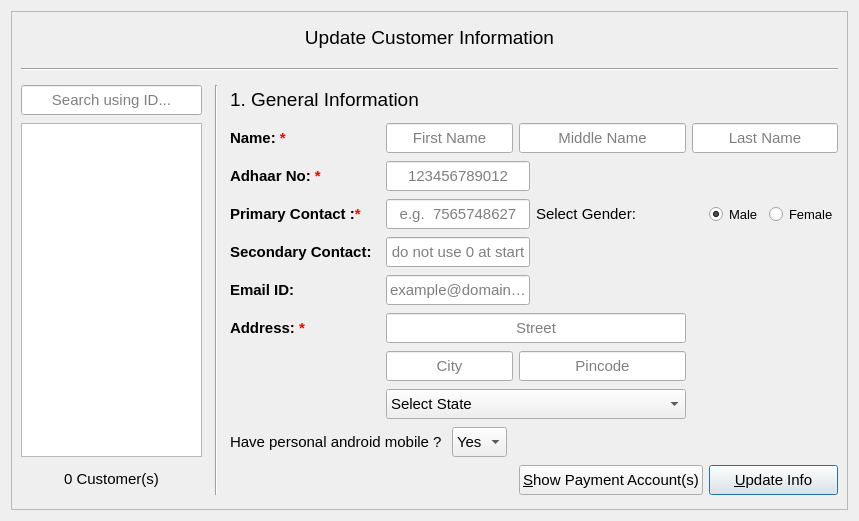
<?xml version="1.0" encoding="UTF-8"?>
<ui version="4.0">
 <class>GeneralUpdate</class>
 <widget class="QWidget" name="GeneralUpdate">
  <property name="geometry">
   <rect>
    <x>0</x>
    <y>0</y>
    <width>859</width>
    <height>521</height>
   </rect>
  </property>
  <property name="windowTitle">
   <string>Customer Detail Window</string>
  </property>
  <layout class="QGridLayout" name="gridLayout">
   <item row="0" column="0">
    <widget class="QScrollArea" name="scrollArea">
     <property name="widgetResizable">
      <bool>true</bool>
     </property>
     <widget class="QWidget" name="scrollAreaWidgetContents">
      <property name="geometry">
       <rect>
        <x>0</x>
        <y>0</y>
        <width>839</width>
        <height>501</height>
       </rect>
      </property>
      <layout class="QGridLayout" name="gridLayout_2">
       <item row="0" column="0" colspan="11">
        <widget class="QLabel" name="titleLabel">
         <property name="sizePolicy">
          <sizepolicy hsizetype="Preferred" vsizetype="Fixed">
           <horstretch>0</horstretch>
           <verstretch>0</verstretch>
          </sizepolicy>
         </property>
         <property name="minimumSize">
          <size>
           <width>0</width>
           <height>30</height>
          </size>
         </property>
         <property name="maximumSize">
          <size>
           <width>16777215</width>
           <height>30</height>
          </size>
         </property>
         <property name="font">
          <font>
           <pointsize>14</pointsize>
          </font>
         </property>
         <property name="text">
          <string>&lt;html&gt;&lt;center&gt;&lt;p&gt;Update Customer Information&lt;/p&gt;&lt;/center&gt;&lt;/html&gt;</string>
         </property>
         <property name="buddy">
          <cstring>scrollArea</cstring>
         </property>
        </widget>
       </item>
       <item row="1" column="0" colspan="11">
        <widget class="Line" name="hline">
         <property name="sizePolicy">
          <sizepolicy hsizetype="Preferred" vsizetype="Fixed">
           <horstretch>0</horstretch>
           <verstretch>0</verstretch>
          </sizepolicy>
         </property>
         <property name="minimumSize">
          <size>
           <width>0</width>
           <height>16</height>
          </size>
         </property>
         <property name="maximumSize">
          <size>
           <width>16777215</width>
           <height>16</height>
          </size>
         </property>
         <property name="orientation">
          <enum>Qt::Horizontal</enum>
         </property>
        </widget>
       </item>
       <item row="2" column="0">
        <widget class="QLineEdit" name="searchEdit">
         <property name="sizePolicy">
          <sizepolicy hsizetype="Preferred" vsizetype="Fixed">
           <horstretch>0</horstretch>
           <verstretch>0</verstretch>
          </sizepolicy>
         </property>
         <property name="minimumSize">
          <size>
           <width>0</width>
           <height>30</height>
          </size>
         </property>
         <property name="maximumSize">
          <size>
           <width>16777215</width>
           <height>30</height>
          </size>
         </property>
         <property name="font">
          <font>
           <pointsize>11</pointsize>
          </font>
         </property>
         <property name="cursor">
          <cursorShape>IBeamCursor</cursorShape>
         </property>
         <property name="acceptDrops">
          <bool>false</bool>
         </property>
         <property name="toolTip">
          <string>enter customer ID and press enter to search</string>
         </property>
         <property name="text">
          <string/>
         </property>
         <property name="maxLength">
          <number>3000</number>
         </property>
         <property name="alignment">
          <set>Qt::AlignCenter</set>
         </property>
         <property name="placeholderText">
          <string>Search using ID...</string>
         </property>
         <property name="cursorMoveStyle">
          <enum>Qt::LogicalMoveStyle</enum>
         </property>
         <property name="clearButtonEnabled">
          <bool>true</bool>
         </property>
        </widget>
       </item>
       <item row="2" column="1" rowspan="11">
        <widget class="Line" name="line">
         <property name="sizePolicy">
          <sizepolicy hsizetype="Fixed" vsizetype="Preferred">
           <horstretch>0</horstretch>
           <verstretch>0</verstretch>
          </sizepolicy>
         </property>
         <property name="minimumSize">
          <size>
           <width>16</width>
           <height>0</height>
          </size>
         </property>
         <property name="maximumSize">
          <size>
           <width>16</width>
           <height>16777215</height>
          </size>
         </property>
         <property name="orientation">
          <enum>Qt::Vertical</enum>
         </property>
        </widget>
       </item>
       <item row="2" column="2" colspan="2">
        <widget class="QLabel" name="generalLabel">
         <property name="sizePolicy">
          <sizepolicy hsizetype="Preferred" vsizetype="Fixed">
           <horstretch>0</horstretch>
           <verstretch>0</verstretch>
          </sizepolicy>
         </property>
         <property name="minimumSize">
          <size>
           <width>0</width>
           <height>30</height>
          </size>
         </property>
         <property name="maximumSize">
          <size>
           <width>16777215</width>
           <height>30</height>
          </size>
         </property>
         <property name="font">
          <font>
           <pointsize>14</pointsize>
          </font>
         </property>
         <property name="text">
          <string>&lt;html&gt;&lt;center&gt;&lt;p align = &quot;left&quot;&gt;1. General Information&lt;/p&gt;&lt;/center&gt;&lt;/html&gt;</string>
         </property>
        </widget>
       </item>
       <item row="3" column="0" rowspan="9">
        <widget class="QListWidget" name="listView">
         <property name="sizePolicy">
          <sizepolicy hsizetype="Preferred" vsizetype="Preferred">
           <horstretch>0</horstretch>
           <verstretch>0</verstretch>
          </sizepolicy>
         </property>
         <property name="cursor" stdset="0">
          <cursorShape>PointingHandCursor</cursorShape>
         </property>
        </widget>
       </item>
       <item row="3" column="2">
        <widget class="QLabel" name="nameLabel">
         <property name="sizePolicy">
          <sizepolicy hsizetype="Preferred" vsizetype="Fixed">
           <horstretch>0</horstretch>
           <verstretch>0</verstretch>
          </sizepolicy>
         </property>
         <property name="minimumSize">
          <size>
           <width>150</width>
           <height>30</height>
          </size>
         </property>
         <property name="maximumSize">
          <size>
           <width>16777215</width>
           <height>30</height>
          </size>
         </property>
         <property name="font">
          <font>
           <pointsize>11</pointsize>
          </font>
         </property>
         <property name="text">
          <string>&lt;html&gt;&lt;p align=&quot;left&quot;&gt;&lt;b&gt;Name: &lt;font color=&quot;red&quot;&gt;*&lt;/font&gt;&lt;/b&gt;&lt;/p&gt;&lt;/html&gt;</string>
         </property>
         <property name="buddy">
          <cstring>firstNameEdit</cstring>
         </property>
        </widget>
       </item>
       <item row="3" column="3" colspan="3">
        <widget class="QLineEdit" name="firstNameEdit">
         <property name="sizePolicy">
          <sizepolicy hsizetype="Preferred" vsizetype="Fixed">
           <horstretch>0</horstretch>
           <verstretch>0</verstretch>
          </sizepolicy>
         </property>
         <property name="minimumSize">
          <size>
           <width>0</width>
           <height>30</height>
          </size>
         </property>
         <property name="maximumSize">
          <size>
           <width>16777215</width>
           <height>30</height>
          </size>
         </property>
         <property name="font">
          <font>
           <pointsize>11</pointsize>
          </font>
         </property>
         <property name="toolTip">
          <string>first name of customer</string>
         </property>
         <property name="maxLength">
          <number>20</number>
         </property>
         <property name="alignment">
          <set>Qt::AlignCenter</set>
         </property>
         <property name="placeholderText">
          <string>First Name</string>
         </property>
         <property name="clearButtonEnabled">
          <bool>true</bool>
         </property>
        </widget>
       </item>
       <item row="3" column="6" colspan="2">
        <widget class="QLineEdit" name="middleNameEdit">
         <property name="sizePolicy">
          <sizepolicy hsizetype="Preferred" vsizetype="Fixed">
           <horstretch>0</horstretch>
           <verstretch>0</verstretch>
          </sizepolicy>
         </property>
         <property name="minimumSize">
          <size>
           <width>0</width>
           <height>30</height>
          </size>
         </property>
         <property name="maximumSize">
          <size>
           <width>16777215</width>
           <height>30</height>
          </size>
         </property>
         <property name="font">
          <font>
           <pointsize>11</pointsize>
          </font>
         </property>
         <property name="toolTip">
          <string>middle name of customer</string>
         </property>
         <property name="maxLength">
          <number>20</number>
         </property>
         <property name="alignment">
          <set>Qt::AlignCenter</set>
         </property>
         <property name="placeholderText">
          <string>Middle Name</string>
         </property>
         <property name="clearButtonEnabled">
          <bool>true</bool>
         </property>
        </widget>
       </item>
       <item row="3" column="8" colspan="3">
        <widget class="QLineEdit" name="lastNameEdit">
         <property name="sizePolicy">
          <sizepolicy hsizetype="Preferred" vsizetype="Fixed">
           <horstretch>0</horstretch>
           <verstretch>0</verstretch>
          </sizepolicy>
         </property>
         <property name="minimumSize">
          <size>
           <width>0</width>
           <height>30</height>
          </size>
         </property>
         <property name="maximumSize">
          <size>
           <width>16777215</width>
           <height>30</height>
          </size>
         </property>
         <property name="font">
          <font>
           <pointsize>11</pointsize>
          </font>
         </property>
         <property name="toolTip">
          <string>last name of customer</string>
         </property>
         <property name="maxLength">
          <number>20</number>
         </property>
         <property name="alignment">
          <set>Qt::AlignCenter</set>
         </property>
         <property name="placeholderText">
          <string>Last Name</string>
         </property>
         <property name="clearButtonEnabled">
          <bool>true</bool>
         </property>
        </widget>
       </item>
       <item row="4" column="2">
        <widget class="QLabel" name="adhaarLabel">
         <property name="sizePolicy">
          <sizepolicy hsizetype="Preferred" vsizetype="Fixed">
           <horstretch>0</horstretch>
           <verstretch>0</verstretch>
          </sizepolicy>
         </property>
         <property name="minimumSize">
          <size>
           <width>150</width>
           <height>30</height>
          </size>
         </property>
         <property name="maximumSize">
          <size>
           <width>16777215</width>
           <height>30</height>
          </size>
         </property>
         <property name="font">
          <font>
           <pointsize>11</pointsize>
          </font>
         </property>
         <property name="text">
          <string>&lt;html&gt;&lt;b&gt;&lt;p align=&quot;left&quot;&gt;Adhaar No: &lt;font color=&quot;red&quot;&gt;*&lt;/font&gt;&lt;/p&gt;&lt;/b&gt;&lt;/html&gt;</string>
         </property>
         <property name="buddy">
          <cstring>adhaarEdit</cstring>
         </property>
        </widget>
       </item>
       <item row="4" column="3" colspan="4">
        <widget class="QLineEdit" name="adhaarEdit">
         <property name="sizePolicy">
          <sizepolicy hsizetype="Preferred" vsizetype="Fixed">
           <horstretch>0</horstretch>
           <verstretch>0</verstretch>
          </sizepolicy>
         </property>
         <property name="minimumSize">
          <size>
           <width>100</width>
           <height>30</height>
          </size>
         </property>
         <property name="maximumSize">
          <size>
           <width>16777215</width>
           <height>30</height>
          </size>
         </property>
         <property name="font">
          <font>
           <pointsize>11</pointsize>
          </font>
         </property>
         <property name="cursor">
          <cursorShape>ForbiddenCursor</cursorShape>
         </property>
         <property name="toolTip">
          <string>adhaar no of customer</string>
         </property>
         <property name="text">
          <string/>
         </property>
         <property name="maxLength">
          <number>12</number>
         </property>
         <property name="alignment">
          <set>Qt::AlignCenter</set>
         </property>
         <property name="placeholderText">
          <string>123456789012</string>
         </property>
         <property name="clearButtonEnabled">
          <bool>true</bool>
         </property>
        </widget>
       </item>
       <item row="5" column="2">
        <widget class="QLabel" name="pContactLabel">
         <property name="sizePolicy">
          <sizepolicy hsizetype="Preferred" vsizetype="Fixed">
           <horstretch>0</horstretch>
           <verstretch>0</verstretch>
          </sizepolicy>
         </property>
         <property name="minimumSize">
          <size>
           <width>150</width>
           <height>30</height>
          </size>
         </property>
         <property name="maximumSize">
          <size>
           <width>16777215</width>
           <height>30</height>
          </size>
         </property>
         <property name="font">
          <font>
           <pointsize>11</pointsize>
          </font>
         </property>
         <property name="text">
          <string>&lt;html&gt;&lt;b&gt;&lt;p align=&quot;left&quot;&gt;Primary Contact :&lt;font color=&quot;red&quot;&gt;*&lt;/font&gt;	&lt;/p&gt;&lt;/b&gt;&lt;/html&gt;</string>
         </property>
         <property name="buddy">
          <cstring>pContactEdit</cstring>
         </property>
        </widget>
       </item>
       <item row="5" column="3" colspan="4">
        <widget class="QLineEdit" name="pContactEdit">
         <property name="sizePolicy">
          <sizepolicy hsizetype="Preferred" vsizetype="Fixed">
           <horstretch>0</horstretch>
           <verstretch>0</verstretch>
          </sizepolicy>
         </property>
         <property name="minimumSize">
          <size>
           <width>0</width>
           <height>30</height>
          </size>
         </property>
         <property name="maximumSize">
          <size>
           <width>16777215</width>
           <height>30</height>
          </size>
         </property>
         <property name="font">
          <font>
           <pointsize>11</pointsize>
          </font>
         </property>
         <property name="toolTip">
          <string>primary mobile no of customer</string>
         </property>
         <property name="maxLength">
          <number>13</number>
         </property>
         <property name="alignment">
          <set>Qt::AlignCenter</set>
         </property>
         <property name="placeholderText">
          <string>e.g.  7565748627</string>
         </property>
         <property name="clearButtonEnabled">
          <bool>true</bool>
         </property>
        </widget>
       </item>
       <item row="5" column="7">
        <widget class="QLabel" name="genderLabel">
         <property name="sizePolicy">
          <sizepolicy hsizetype="Preferred" vsizetype="Fixed">
           <horstretch>0</horstretch>
           <verstretch>0</verstretch>
          </sizepolicy>
         </property>
         <property name="minimumSize">
          <size>
           <width>150</width>
           <height>30</height>
          </size>
         </property>
         <property name="maximumSize">
          <size>
           <width>16777215</width>
           <height>30</height>
          </size>
         </property>
         <property name="font">
          <font>
           <pointsize>11</pointsize>
           <weight>50</weight>
           <bold>false</bold>
          </font>
         </property>
         <property name="text">
          <string>&lt;html&gt;&lt;p align=&quot;left&quot;&gt;Select Gender: &lt;/font&gt;&lt;/p&gt;&lt;/html&gt;</string>
         </property>
         <property name="buddy">
          <cstring>maleButton</cstring>
         </property>
        </widget>
       </item>
       <item row="5" column="9">
        <widget class="QRadioButton" name="maleButton">
         <property name="sizePolicy">
          <sizepolicy hsizetype="Preferred" vsizetype="Fixed">
           <horstretch>0</horstretch>
           <verstretch>0</verstretch>
          </sizepolicy>
         </property>
         <property name="minimumSize">
          <size>
           <width>0</width>
           <height>30</height>
          </size>
         </property>
         <property name="maximumSize">
          <size>
           <width>16777215</width>
           <height>30</height>
          </size>
         </property>
         <property name="font">
          <font>
           <pointsize>10</pointsize>
           <weight>50</weight>
           <bold>false</bold>
          </font>
         </property>
         <property name="cursor">
          <cursorShape>PointingHandCursor</cursorShape>
         </property>
         <property name="toolTip">
          <string>male</string>
         </property>
         <property name="text">
          <string>Male</string>
         </property>
         <property name="iconSize">
          <size>
           <width>20</width>
           <height>20</height>
          </size>
         </property>
         <property name="checkable">
          <bool>true</bool>
         </property>
         <property name="checked">
          <bool>true</bool>
         </property>
        </widget>
       </item>
       <item row="5" column="10">
        <widget class="QRadioButton" name="femaleButton">
         <property name="sizePolicy">
          <sizepolicy hsizetype="Preferred" vsizetype="Fixed">
           <horstretch>0</horstretch>
           <verstretch>0</verstretch>
          </sizepolicy>
         </property>
         <property name="minimumSize">
          <size>
           <width>0</width>
           <height>30</height>
          </size>
         </property>
         <property name="maximumSize">
          <size>
           <width>16777215</width>
           <height>30</height>
          </size>
         </property>
         <property name="font">
          <font>
           <pointsize>10</pointsize>
           <weight>50</weight>
           <bold>false</bold>
          </font>
         </property>
         <property name="cursor">
          <cursorShape>PointingHandCursor</cursorShape>
         </property>
         <property name="toolTip">
          <string>female</string>
         </property>
         <property name="text">
          <string>Female</string>
         </property>
        </widget>
       </item>
       <item row="6" column="2">
        <widget class="QLabel" name="sContactLabel">
         <property name="sizePolicy">
          <sizepolicy hsizetype="Preferred" vsizetype="Fixed">
           <horstretch>0</horstretch>
           <verstretch>0</verstretch>
          </sizepolicy>
         </property>
         <property name="minimumSize">
          <size>
           <width>150</width>
           <height>30</height>
          </size>
         </property>
         <property name="maximumSize">
          <size>
           <width>16777215</width>
           <height>30</height>
          </size>
         </property>
         <property name="font">
          <font>
           <pointsize>11</pointsize>
          </font>
         </property>
         <property name="text">
          <string>&lt;html&gt;&lt;b&gt;&lt;p align=&quot;left&quot;&gt;Secondary Contact:  &lt;/p&gt;&lt;/b&gt;&lt;/html&gt;</string>
         </property>
         <property name="buddy">
          <cstring>sContactEdit</cstring>
         </property>
        </widget>
       </item>
       <item row="6" column="3" colspan="4">
        <widget class="QLineEdit" name="sContactEdit">
         <property name="sizePolicy">
          <sizepolicy hsizetype="Preferred" vsizetype="Fixed">
           <horstretch>0</horstretch>
           <verstretch>0</verstretch>
          </sizepolicy>
         </property>
         <property name="minimumSize">
          <size>
           <width>0</width>
           <height>30</height>
          </size>
         </property>
         <property name="maximumSize">
          <size>
           <width>16777215</width>
           <height>30</height>
          </size>
         </property>
         <property name="font">
          <font>
           <pointsize>11</pointsize>
          </font>
         </property>
         <property name="toolTip">
          <string>secondary contact no of customer</string>
         </property>
         <property name="maxLength">
          <number>13</number>
         </property>
         <property name="alignment">
          <set>Qt::AlignCenter</set>
         </property>
         <property name="placeholderText">
          <string>do not use 0 at start</string>
         </property>
         <property name="clearButtonEnabled">
          <bool>true</bool>
         </property>
        </widget>
       </item>
       <item row="7" column="2">
        <widget class="QLabel" name="emailLabel">
         <property name="sizePolicy">
          <sizepolicy hsizetype="Preferred" vsizetype="Fixed">
           <horstretch>0</horstretch>
           <verstretch>0</verstretch>
          </sizepolicy>
         </property>
         <property name="minimumSize">
          <size>
           <width>150</width>
           <height>30</height>
          </size>
         </property>
         <property name="maximumSize">
          <size>
           <width>16777215</width>
           <height>30</height>
          </size>
         </property>
         <property name="font">
          <font>
           <pointsize>11</pointsize>
          </font>
         </property>
         <property name="text">
          <string>&lt;html&gt;&lt;b&gt;&lt;p align=&quot;left&quot;&gt;Email ID:	 &lt;/p&gt;&lt;/b&gt;&lt;/html&gt;</string>
         </property>
         <property name="buddy">
          <cstring>emailEdit</cstring>
         </property>
        </widget>
       </item>
       <item row="7" column="3" colspan="4">
        <widget class="QLineEdit" name="emailEdit">
         <property name="sizePolicy">
          <sizepolicy hsizetype="Preferred" vsizetype="Fixed">
           <horstretch>0</horstretch>
           <verstretch>0</verstretch>
          </sizepolicy>
         </property>
         <property name="minimumSize">
          <size>
           <width>0</width>
           <height>30</height>
          </size>
         </property>
         <property name="maximumSize">
          <size>
           <width>16777215</width>
           <height>30</height>
          </size>
         </property>
         <property name="font">
          <font>
           <pointsize>11</pointsize>
          </font>
         </property>
         <property name="toolTip">
          <string>email id of customer</string>
         </property>
         <property name="maxLength">
          <number>50</number>
         </property>
         <property name="alignment">
          <set>Qt::AlignCenter</set>
         </property>
         <property name="placeholderText">
          <string>example@domain.com</string>
         </property>
         <property name="clearButtonEnabled">
          <bool>true</bool>
         </property>
        </widget>
       </item>
       <item row="8" column="2">
        <widget class="QLabel" name="addressLabel">
         <property name="sizePolicy">
          <sizepolicy hsizetype="Preferred" vsizetype="Fixed">
           <horstretch>0</horstretch>
           <verstretch>0</verstretch>
          </sizepolicy>
         </property>
         <property name="minimumSize">
          <size>
           <width>150</width>
           <height>30</height>
          </size>
         </property>
         <property name="maximumSize">
          <size>
           <width>16777215</width>
           <height>30</height>
          </size>
         </property>
         <property name="font">
          <font>
           <pointsize>11</pointsize>
          </font>
         </property>
         <property name="text">
          <string>&lt;html&gt;&lt;b&gt;&lt;p align=&quot;left&quot;&gt;Address:  &lt;font color=&quot;red&quot;&gt;*&lt;/font&gt;&lt;/p&gt;&lt;/b&gt;&lt;/html&gt;</string>
         </property>
         <property name="buddy">
          <cstring>line1Edit</cstring>
         </property>
        </widget>
       </item>
       <item row="8" column="3" colspan="5">
        <widget class="QLineEdit" name="line1Edit">
         <property name="sizePolicy">
          <sizepolicy hsizetype="Preferred" vsizetype="Fixed">
           <horstretch>0</horstretch>
           <verstretch>0</verstretch>
          </sizepolicy>
         </property>
         <property name="minimumSize">
          <size>
           <width>0</width>
           <height>30</height>
          </size>
         </property>
         <property name="maximumSize">
          <size>
           <width>16777215</width>
           <height>30</height>
          </size>
         </property>
         <property name="font">
          <font>
           <pointsize>11</pointsize>
          </font>
         </property>
         <property name="toolTip">
          <string>address of customer</string>
         </property>
         <property name="maxLength">
          <number>40</number>
         </property>
         <property name="alignment">
          <set>Qt::AlignCenter</set>
         </property>
         <property name="placeholderText">
          <string>Street</string>
         </property>
         <property name="clearButtonEnabled">
          <bool>true</bool>
         </property>
        </widget>
       </item>
       <item row="9" column="3" colspan="3">
        <widget class="QLineEdit" name="line2Edit">
         <property name="sizePolicy">
          <sizepolicy hsizetype="Preferred" vsizetype="Fixed">
           <horstretch>0</horstretch>
           <verstretch>0</verstretch>
          </sizepolicy>
         </property>
         <property name="minimumSize">
          <size>
           <width>0</width>
           <height>30</height>
          </size>
         </property>
         <property name="maximumSize">
          <size>
           <width>16777215</width>
           <height>30</height>
          </size>
         </property>
         <property name="font">
          <font>
           <pointsize>11</pointsize>
          </font>
         </property>
         <property name="toolTip">
          <string>city of customer</string>
         </property>
         <property name="maxLength">
          <number>20</number>
         </property>
         <property name="alignment">
          <set>Qt::AlignCenter</set>
         </property>
         <property name="placeholderText">
          <string>City</string>
         </property>
         <property name="clearButtonEnabled">
          <bool>true</bool>
         </property>
        </widget>
       </item>
       <item row="9" column="6" colspan="2">
        <widget class="QLineEdit" name="pincodeEdit">
         <property name="sizePolicy">
          <sizepolicy hsizetype="Preferred" vsizetype="Fixed">
           <horstretch>0</horstretch>
           <verstretch>0</verstretch>
          </sizepolicy>
         </property>
         <property name="minimumSize">
          <size>
           <width>0</width>
           <height>30</height>
          </size>
         </property>
         <property name="maximumSize">
          <size>
           <width>16777215</width>
           <height>30</height>
          </size>
         </property>
         <property name="font">
          <font>
           <pointsize>11</pointsize>
          </font>
         </property>
         <property name="toolTip">
          <string>pincode of customer</string>
         </property>
         <property name="maxLength">
          <number>6</number>
         </property>
         <property name="alignment">
          <set>Qt::AlignCenter</set>
         </property>
         <property name="placeholderText">
          <string>Pincode</string>
         </property>
         <property name="clearButtonEnabled">
          <bool>true</bool>
         </property>
        </widget>
       </item>
       <item row="10" column="3" colspan="5">
        <widget class="QComboBox" name="stateBox">
         <property name="sizePolicy">
          <sizepolicy hsizetype="Preferred" vsizetype="Fixed">
           <horstretch>0</horstretch>
           <verstretch>0</verstretch>
          </sizepolicy>
         </property>
         <property name="minimumSize">
          <size>
           <width>0</width>
           <height>30</height>
          </size>
         </property>
         <property name="maximumSize">
          <size>
           <width>16777215</width>
           <height>30</height>
          </size>
         </property>
         <property name="font">
          <font>
           <pointsize>11</pointsize>
          </font>
         </property>
         <property name="cursor">
          <cursorShape>PointingHandCursor</cursorShape>
         </property>
         <property name="toolTip">
          <string>state of customer</string>
         </property>
         <item>
          <property name="text">
           <string>Select State</string>
          </property>
         </item>
         <item>
          <property name="text">
           <string>Andhra Pradesh</string>
          </property>
         </item>
         <item>
          <property name="text">
           <string>Arunachal Pradesh</string>
          </property>
         </item>
         <item>
          <property name="text">
           <string>Assam</string>
          </property>
         </item>
         <item>
          <property name="text">
           <string>Bihar</string>
          </property>
         </item>
         <item>
          <property name="text">
           <string>Chhattisgarh</string>
          </property>
         </item>
         <item>
          <property name="text">
           <string>Goa</string>
          </property>
         </item>
         <item>
          <property name="text">
           <string>Gujarat</string>
          </property>
         </item>
         <item>
          <property name="text">
           <string>Haryana</string>
          </property>
         </item>
         <item>
          <property name="text">
           <string>Himachal Pradesh</string>
          </property>
         </item>
         <item>
          <property name="text">
           <string>Jammu &amp; Kashmir</string>
          </property>
         </item>
         <item>
          <property name="text">
           <string>Jharkhand</string>
          </property>
         </item>
         <item>
          <property name="text">
           <string>Karnataka</string>
          </property>
         </item>
         <item>
          <property name="text">
           <string>Kerala</string>
          </property>
         </item>
         <item>
          <property name="text">
           <string>Madhya Pradesh</string>
          </property>
         </item>
         <item>
          <property name="text">
           <string>Maharashtra</string>
          </property>
         </item>
         <item>
          <property name="text">
           <string>Manipur</string>
          </property>
         </item>
         <item>
          <property name="text">
           <string>Meghalaya</string>
          </property>
         </item>
         <item>
          <property name="text">
           <string>Mizoram</string>
          </property>
         </item>
         <item>
          <property name="text">
           <string>Nagaland</string>
          </property>
         </item>
         <item>
          <property name="text">
           <string>Odisha</string>
          </property>
         </item>
         <item>
          <property name="text">
           <string>Punjab</string>
          </property>
         </item>
         <item>
          <property name="text">
           <string>Rajasthan</string>
          </property>
         </item>
         <item>
          <property name="text">
           <string>Sikkim</string>
          </property>
         </item>
         <item>
          <property name="text">
           <string>Tamil Nadu</string>
          </property>
         </item>
         <item>
          <property name="text">
           <string>Telangana</string>
          </property>
         </item>
         <item>
          <property name="text">
           <string>Tripura</string>
          </property>
         </item>
         <item>
          <property name="text">
           <string>Uttarakhand</string>
          </property>
         </item>
         <item>
          <property name="text">
           <string>Uttar Pradesh</string>
          </property>
         </item>
         <item>
          <property name="text">
           <string>West Bengal</string>
          </property>
         </item>
        </widget>
       </item>
       <item row="11" column="2" colspan="2">
        <widget class="QLabel" name="androidLabel">
         <property name="sizePolicy">
          <sizepolicy hsizetype="Preferred" vsizetype="Fixed">
           <horstretch>0</horstretch>
           <verstretch>0</verstretch>
          </sizepolicy>
         </property>
         <property name="minimumSize">
          <size>
           <width>0</width>
           <height>30</height>
          </size>
         </property>
         <property name="maximumSize">
          <size>
           <width>16777215</width>
           <height>30</height>
          </size>
         </property>
         <property name="font">
          <font>
           <pointsize>11</pointsize>
          </font>
         </property>
         <property name="text">
          <string>&lt;html&gt;&lt;p align=&quot;left&quot;&gt;Have personal android mobile ?  &lt;/p&gt;&lt;/html&gt;</string>
         </property>
         <property name="buddy">
          <cstring>androidBox</cstring>
         </property>
        </widget>
       </item>
       <item row="11" column="4">
        <widget class="QComboBox" name="androidBox">
         <property name="sizePolicy">
          <sizepolicy hsizetype="Preferred" vsizetype="Fixed">
           <horstretch>0</horstretch>
           <verstretch>0</verstretch>
          </sizepolicy>
         </property>
         <property name="minimumSize">
          <size>
           <width>0</width>
           <height>30</height>
          </size>
         </property>
         <property name="maximumSize">
          <size>
           <width>16777215</width>
           <height>30</height>
          </size>
         </property>
         <property name="font">
          <font>
           <pointsize>11</pointsize>
          </font>
         </property>
         <property name="cursor">
          <cursorShape>PointingHandCursor</cursorShape>
         </property>
         <property name="toolTip">
          <string>yes, if customer have personal android mobile</string>
         </property>
         <item>
          <property name="text">
           <string>Yes</string>
          </property>
         </item>
         <item>
          <property name="text">
           <string>No</string>
          </property>
         </item>
        </widget>
       </item>
       <item row="11" column="5" colspan="3">
        <spacer name="horizontalSpacer">
         <property name="orientation">
          <enum>Qt::Horizontal</enum>
         </property>
         <property name="sizeHint" stdset="0">
          <size>
           <width>169</width>
           <height>20</height>
          </size>
         </property>
        </spacer>
       </item>
       <item row="12" column="0">
        <widget class="QLabel" name="totalLabel">
         <property name="sizePolicy">
          <sizepolicy hsizetype="Preferred" vsizetype="Fixed">
           <horstretch>0</horstretch>
           <verstretch>0</verstretch>
          </sizepolicy>
         </property>
         <property name="minimumSize">
          <size>
           <width>0</width>
           <height>25</height>
          </size>
         </property>
         <property name="maximumSize">
          <size>
           <width>16777215</width>
           <height>25</height>
          </size>
         </property>
         <property name="font">
          <font>
           <pointsize>11</pointsize>
          </font>
         </property>
         <property name="toolTip">
          <string>total customer</string>
         </property>
         <property name="text">
          <string>&lt;html&gt;&lt;p align=&quot;center&quot;&gt;0     Customer(s)&lt;/p&gt;&lt;/html&gt;</string>
         </property>
        </widget>
       </item>
       <item row="12" column="2" colspan="4">
        <spacer name="horizontalSpacer_2">
         <property name="orientation">
          <enum>Qt::Horizontal</enum>
         </property>
         <property name="sizeHint" stdset="0">
          <size>
           <width>278</width>
           <height>20</height>
          </size>
         </property>
        </spacer>
       </item>
       <item row="12" column="6" colspan="3">
        <widget class="QPushButton" name="showPaymentButton">
         <property name="sizePolicy">
          <sizepolicy hsizetype="Preferred" vsizetype="Fixed">
           <horstretch>0</horstretch>
           <verstretch>0</verstretch>
          </sizepolicy>
         </property>
         <property name="minimumSize">
          <size>
           <width>0</width>
           <height>30</height>
          </size>
         </property>
         <property name="maximumSize">
          <size>
           <width>16777215</width>
           <height>30</height>
          </size>
         </property>
         <property name="font">
          <font>
           <pointsize>11</pointsize>
          </font>
         </property>
         <property name="cursor">
          <cursorShape>PointingHandCursor</cursorShape>
         </property>
         <property name="toolTip">
          <string>press to show payment accounts of customer</string>
         </property>
         <property name="text">
          <string>&amp;Show Payment Account(s)</string>
         </property>
         <property name="shortcut">
          <string>Esc</string>
         </property>
        </widget>
       </item>
       <item row="12" column="9" colspan="2">
        <widget class="QPushButton" name="updateButton">
         <property name="sizePolicy">
          <sizepolicy hsizetype="Preferred" vsizetype="Fixed">
           <horstretch>0</horstretch>
           <verstretch>0</verstretch>
          </sizepolicy>
         </property>
         <property name="minimumSize">
          <size>
           <width>0</width>
           <height>30</height>
          </size>
         </property>
         <property name="maximumSize">
          <size>
           <width>16777215</width>
           <height>30</height>
          </size>
         </property>
         <property name="font">
          <font>
           <pointsize>11</pointsize>
          </font>
         </property>
         <property name="cursor">
          <cursorShape>PointingHandCursor</cursorShape>
         </property>
         <property name="toolTip">
          <string>press to update information of customer</string>
         </property>
         <property name="text">
          <string>&amp;Update Info</string>
         </property>
         <property name="shortcut">
          <string>Ctrl+S</string>
         </property>
         <property name="autoDefault">
          <bool>true</bool>
         </property>
         <property name="default">
          <bool>true</bool>
         </property>
         <property name="flat">
          <bool>false</bool>
         </property>
        </widget>
       </item>
      </layout>
     </widget>
    </widget>
   </item>
  </layout>
 </widget>
 <tabstops>
  <tabstop>firstNameEdit</tabstop>
  <tabstop>middleNameEdit</tabstop>
  <tabstop>lastNameEdit</tabstop>
  <tabstop>pContactEdit</tabstop>
  <tabstop>sContactEdit</tabstop>
  <tabstop>emailEdit</tabstop>
  <tabstop>line1Edit</tabstop>
  <tabstop>line2Edit</tabstop>
  <tabstop>pincodeEdit</tabstop>
  <tabstop>stateBox</tabstop>
  <tabstop>androidBox</tabstop>
  <tabstop>updateButton</tabstop>
  <tabstop>showPaymentButton</tabstop>
  <tabstop>searchEdit</tabstop>
  <tabstop>maleButton</tabstop>
  <tabstop>scrollArea</tabstop>
  <tabstop>femaleButton</tabstop>
 </tabstops>
 <resources/>
 <connections/>
</ui>
